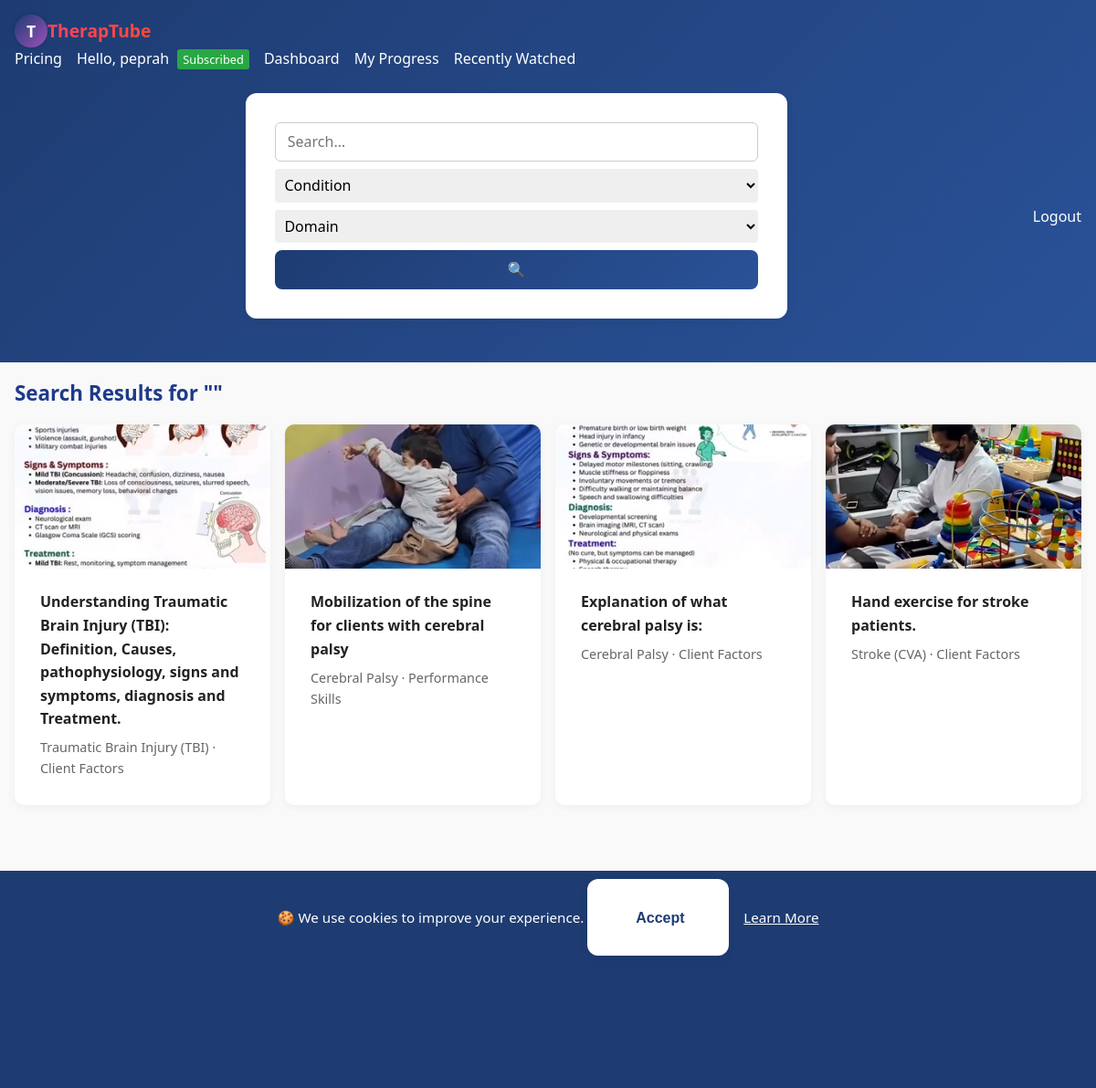
/search (signed in), run on the app's committed database.
### app.py (models this page shows, shortened)
class User(db.Model, UserMixin):
    id = db.Column(db.Integer, primary_key=True)
    username = db.Column(db.String(80), unique=True, nullable=False)
    email    = db.Column(db.String(120), unique=True)
    invite_code_used = db.Column(db.String(36))
    password_hash = db.Column(db.String(128), nullable=False)
    role = db.Column(db.String(32), nullable=False)

class Media(db.Model):
    id = db.Column(db.Integer, primary_key=True)
    filename = db.Column(db.String(200), nullable=False)
    thumbnail = db.Column(db.String(200))
    title = db.Column(db.String(120), nullable=False)
    description = db.Column(db.Text, nullable=True)
    category = db.Column(db.String(80), nullable=True)
    otpf_domain = db.Column(db.String(50))
    for_name = db.Column(db.String(50))
    target_condition = db.Column(db.String(50))
    uploader_id = db.Column(db.Integer, db.ForeignKey('user.id'))
    view_count = db.Column(db.Integer, default=0)
    uploader = db.relationship('User', backref='media')
    upload_time = db.Column(db.DateTime, default=datetime.utcnow)

### app.py (the view)
@app.route('/search')
@login_required # Ensure user is logged in
@subscription_required # Ensure user has an active subscription (if client)
def search():
    current_utc_year = datetime.now(timezone.utc).year
    q = request.args.get('q', '')
    condition = request.args.get('condition', '')
    otpf_domain = request.args.get('otpf_domain', '')
    query = Media.query
    if q:
        query = query.filter(
            (Media.title.ilike(f'%{q}%')) |
            (Media.description.ilike(f'%{q}%')) |
            (Media.category.ilike(f'%{q}%'))
        )
    if condition:
        query = query.filter_by(target_condition=condition)
    if otpf_domain:
        query = query.filter_by(otpf_domain=otpf_domain)
    results = query.all()
    return render_template('search.html', media=results, query=q, taxonomy=TAXONOMY, current_year=current_utc_year)

### app.py (called while the page is built)
@app.context_processor
def inject_global_data():
    has_sub = False
    if current_user.is_authenticated:
        has_sub = has_active_subscription(current_user)
    return {
        'app_version': APP_VERSION,  # Assuming APP_VERSION is defined globally or from config
        'utc_now': datetime.now(timezone.utc),
        'has_active_subscription': has_active_subscription, # Make the function itself available
        'current_user': current_user, # Flask-Login usually injects this, but explicit is fine
        'user_has_active_subscription': has_sub # A boolean flag for simpler checks in templates
    }

@login_manager.user_loader
def load_user(user_id):
    return User.query.get(int(user_id))

def has_active_subscription(user):
    if not user.is_authenticated or user.role != 'client':
        return False
    latest = Subscription.query.filter_by(user_id=user.id).order_by(Subscription.timestamp.desc()).first()
    if not latest:
        return False
    return latest.expires_at >= datetime.utcnow()

def subscription_required(f):
    @wraps(f)
    def wrapper(*args, **kwargs):
        if current_user.is_authenticated and current_user.role == 'therapist':
            return f(*args, **kwargs) # Therapists can proceed
        if not has_active_subscription(current_user):
            flash("You must subscribe to access this page.", "warning")
            return redirect(url_for("pricing"))
        return f(*args, **kwargs)
    return wrapper

### templates/search.html (shortened to what this page needs)
{% extends 'base.html' %}
{% block content %}
<h2>Search Results for "{{ query }}"</h2>
<div class="media-grid">
    {% for item in media %}
        {% if current_user.is_authenticated and (current_user.role == 'therapist' or has_active_subscription(current_user)) %}
            <div class="card">
                <a href="{{ url_for('watch', media_id=item.id) }}">
                    <img src="{{ url_for('static', filename='uploads/thumbs/' + item.thumbnail) }}" alt="{{ item.title }}">
                    <div class="card-content">
                        <p class="card-title">{{ item.title }}</p>
                        <small class="card-meta">{{ item.target_condition }} · {{ item.otpf_domain }}</small>
                    </div>
                </a>
            </div>
        {% endif %}
    {% else %}
        <p>No matches.</p>
    {% endfor %}
</div>
{% endblock %}

### templates/base.html (shortened to what this page needs)
<!doctype html>
<html lang="en">
<head>
    <link rel="stylesheet" href="{{ url_for('static', filename='style.css') }}">
</head>
<body>
    <nav class="navbar">
        <div class="nav-brand">
            {% if current_user.is_authenticated %}
                {% if current_user.role == 'client' %}
                    <a href="{{ url_for('client_dashboard') }}">
                        <div class="logo-circle animate-spin">
                            <span class="logo-text">T</span>
                        </div>
                        <span class="brand-text">TherapTube</span>
                    </a>
                {% endif %}
            {% endif %}
        </div>
        <div class="nav-links">
            <a href="{{ url_for('pricing') }}">Pricing</a>
            {% if current_user.is_authenticated %}
                <span class="user-greet">Hello, {{ current_user.username }}
                    {% if current_user.role == 'client' %}
                        {% if has_active_subscription(current_user) %}
                            <a href="{{ url_for('my_subscription') }}" class="sub-status active clickable-badge">
                                Subscribed
                            </a>
                        {% else %}
                            <a href="{{ url_for('my_subscription') }}" class="sub-status expired clickable-badge">
                                Expired
                            </a>
                            <a href="{{ url_for('pricing') }}" class="button subscribe-btn">Renew Plan</a>
                        {% endif %}
                    {% endif %}
                </span>
                {% if current_user.role == 'client' %}
                    <a href="{{ url_for('client_dashboard') }}">Dashboard</a>
                    {% if has_active_subscription(current_user) %}
                        <a href="{{ url_for('progress') }}">My Progress</a>
                        <a href="{{ url_for('recent') }}">Recently Watched</a>
                        <form action="{{ url_for('search') }}" method="get" class="search-form">
                            <input type="text" name="q" placeholder="Search…" value="{{ request.args.get('q','') }}">
                            <select name="condition" aria-label="Select a condition">
                                <option value="">Condition</option>
                            </select>
                            <select name="otpf_domain" aria-label="Select an OTPF domain">
                                <option value="">Domain</option>
                            </select>
                            <button type="submit" class="search-btn">🔍</button>
                        </form>
                    {% endif %}
                {% endif %}
                <a href="{{ url_for('logout') }}">Logout</a>
            {% else %}
                <a href="{{ url_for('login') }}">Login</a>
                <a href="{{ url_for('register') }}">Register</a>
            {% endif %}
        </div>
    </nav>
    <div class="container">
        {% block content %}{% endblock %}
    </div>
    <footer class="footer sticky-footer">
        <div class="footer-top">
            <span>&copy; {{ current_year }} TherapTube</span>
            <span>Version {{ app_version }}</span>
            <span>Designed by Atom De Legend</span>
            <span>
                <a href="mailto:info@example.com">Contact</a> |
                <a href="{{ url_for('privacy') }}">Privacy</a> |
                <a href="{{ url_for('terms') }}">Terms</a> |
                <a href="{{ url_for('cookies') }}">Cookies</a> |
                <a href="{{ url_for('about') }}">About</a>
            </span>
        </div>
    </footer>
    {% if not request.cookies.get('cookies_accepted') %}
        <div id="cookie-banner" class="cookie-banner">
            🍪 We use cookies to improve your experience.
            <form method="post" action="{{ url_for('accept_cookies') }}" style="display:inline;">
                <button type="submit">Accept</button>
            </form>
            <a href="{{ url_for('cookies') }}">Learn More</a>
        </div>
    {% endif %}
</body>

### templates/base.html (style rules this page uses)
.sub-status { font-size: 0.8em; padding: 2px 6px; border-radius: 3px; margin-left: 5px; vertical-align: middle; font-weight: normal; }
.sub-status.active { background-color: #28a745; color: white; }

### data on the page
User: username "peprah"
Media: thumbnail (picture), title "Understanding Traumatic Brain Injury (TBI): Definition, Causes, pathophysiology, signs and symptoms, diagnosis and Treatment.", target_condition "Traumatic Brain Injury (TBI)", otpf_domain "Client Factors"
Media: thumbnail (picture), title "Mobilization of the spine for clients with cerebral palsy", target_condition "Cerebral Palsy", otpf_domain "Performance Skills"
Media: thumbnail (picture), title "Explanation of what cerebral palsy is:", target_condition "Cerebral Palsy", otpf_domain "Client Factors"
Media: thumbnail (picture), title "Hand exercise for stroke patients.", target_condition "Stroke (CVA)", otpf_domain "Client Factors"
